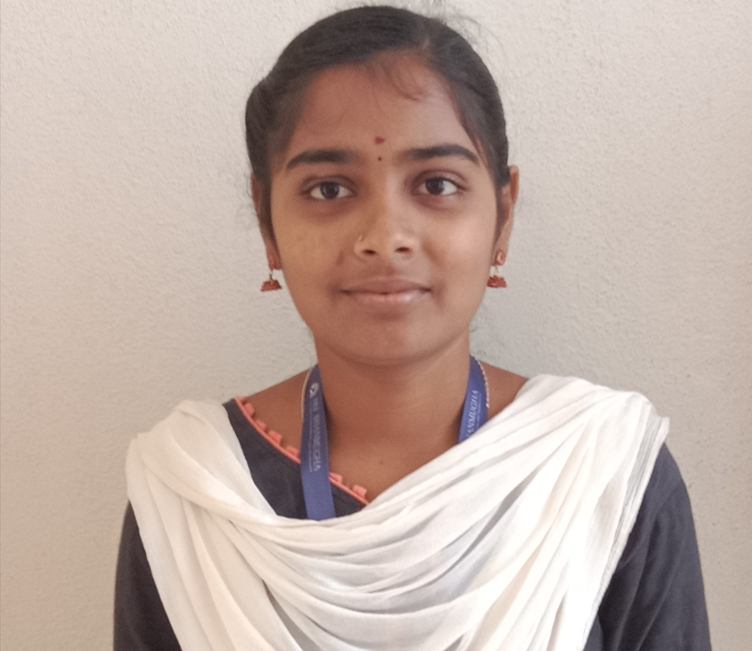
#> input picture BreastCancerPrediction-main/Screenshot 2023-08-24 202616.png, 752 x 651 px
$ jupyter execute 'Img show.ipynb'
#> lines starting #> are read from the running program, lines starting #| are printed output that depends on the picture
[cell 1]
import matplotlib.image as img
import matplotlib.pyplot as plt

[cell 2]
imgs=img.imread("Screenshot 2023-08-24 202616.png")
#> imgs is the input picture: shape (651, 752, 4) float32; mean R, G, B, A 0.756, 0.682, 0.647, 1

[cell 3]
print(imgs)
#> (printed output is left out)

[cell 4]
type(imgs)

[cell 5]
imgs.shape
#> Out = (651, 752, 4)

[cell 6]
imgplt=plt.imshow(imgs)
plt.show()

[cell 7]
from PIL import Image

[cell 8]
img1=Image.open("Screenshot 2023-08-24 202616.png")
img_resize=img1.resize((200,200))
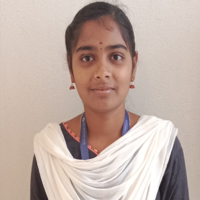
#> img_resize: PIL image 200x200 RGBA; mean R, G, B, A 193.1, 174, 165.1, 255

[cell 9]
img_resize.save("resize.png")

[cell 10]
img2=Image.open("resize.png")
imgplot=plt.imshow(img2)
plt.show()

[cell 11]
import cv2

[cell 12]
img3=cv2.imread("Screenshot 2023-08-24 202616.png")
gray=cv2.cvtColor(img3,cv2.COLOR_RGB2GRAY)
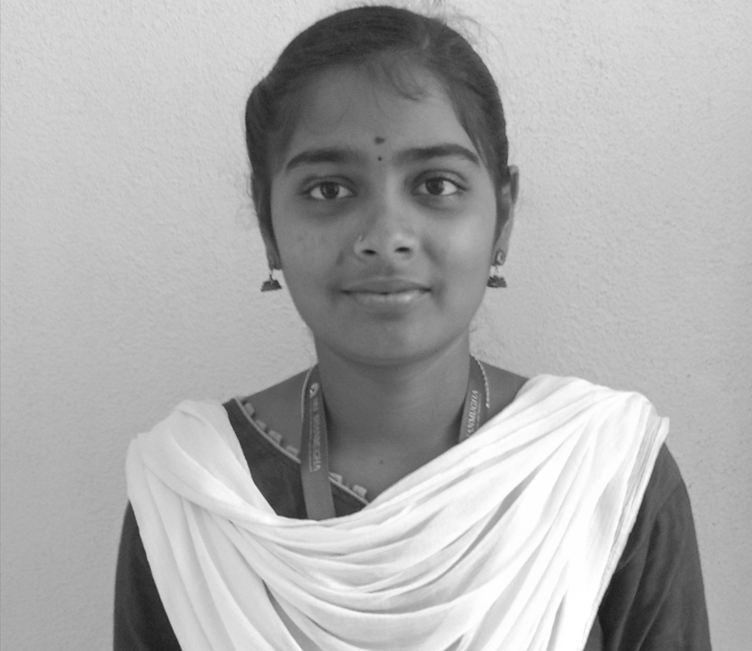
#> gray: shape (651, 752); min 25, max 255, mean 173.5
